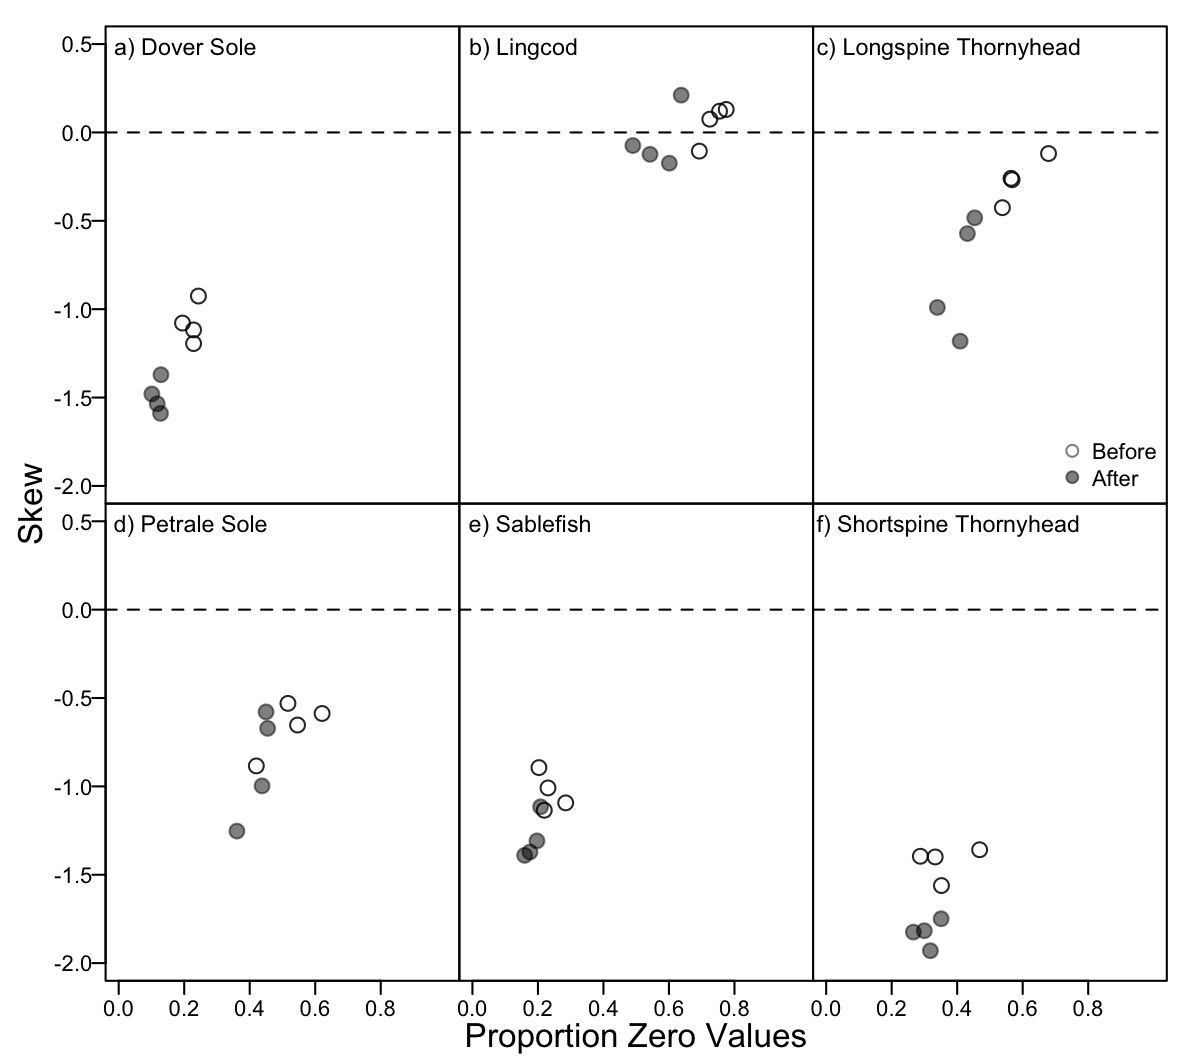

Source code (R):
#Delta plots

# Something with shortspines
# thornys <- tows_clust[grep("Thornyhead", tows_clust$species), ]
# thornys %>% group_by(set_year, species) %>% summarize(apounds = sum(apounds)) %>% arrange(species) %>%
#   as.data.frame


#Do this with tows clust
# spp_years <- tows_clust %>% filter(type != 'other') %>% distinct(set_year, species)

# delts <- mclapply(1:nrow(spp_years), FUN = function(mm) {
#   outs <- year_spp_delta(year = spp_years[mm, "set_year"], 
#     spp = spp_years[mm, 'species'])
#   return(outs)
# }, mc.cores = 6)

# delts <- ldply(delts)
# delts <-  delts %>% arrange(species, year)
# delts$when <- 'before'
# delts[which(delts$year >= 2011), 'when'] <- 'after'

# save(delts, file = 'output/delts.Rdata')

#------------------------------------------------------------------------------------------------------------
load(file = 'output/delts.Rdata')

# ggplot(delts) + geom_point(aes(x = prop_zero, y = skew, colour = when)) + facet_wrap(~ species)

#Plot targets
# types <- tows_clust %>% filter(type != 'other') %>% distinct(type, species)
# delts <- delts %>% left_join(types, by = "species")

targs <- filter(delts, type == 'targets')
# ggplot(targs) + geom_point(aes(x = prop_zero, y = skew, colour = when)) + facet_wrap(~ species)
tspp <- unique(targs$species) #target species


#------------------------------------------------------------------------------------------------------------
#The figure
png(width = 5.9, height = 5.3, file = 'figs/ch4_targ_delta.png', res = 200, units = 'in')

par(mfrow = c(2, 3), mar = c(0, 0, 0, 0), oma = c(3, 4, 1, .5))
for(ii in 1:6){
  bef <- targs %>% filter(species == tspp[ii], when == 'before')
  aft <- targs %>% filter(species == tspp[ii], when == 'after')
  
  plot(temp$prop_zero, temp$skew, xlim = c(0, 1), ylim = c(-2, .5), ann = F, axes = F,
    type = 'n')
  # points(bef$prop_zero, bef$skew, pch = 19, col = adjustcolor( "black", alpha.f = 0.5), cex = 1.2)
  points(aft$prop_zero, aft$skew, pch = 19, col = adjustcolor( "black", alpha.f = 0.5), cex = 1.7)
  # points(aft$prop_zero, aft$skew, pch = 21, col = rgb(0, 0, 0, .85), cex = 1.2)
  points(bef$prop_zero, bef$skew, pch = 21, col = rgb(0, 0, 0, .85), cex = 1.7)
  abline(h = 0, lty = 2)
  box()
  #Add axes
  if(ii %in% c(1, 4)) axis(side = 2, mgp = c(0, .5, 0), at = pretty(targs$skew),
    las = 2)
  if(ii > 3) axis(side = 1, mgp = c(0, .5, 0), at = c(0, .2, .4, .6, .8))
  if(ii == 3) legend('bottomright', bty = 'n', legend = c("Before", "After"), pch = c(21, 19),
    col = c(adjustcolor('black', alpha.f = 0.5), 
      adjustcolor('black', alpha.f = 0.5)), pt.bg = c('white', 'gray80'), pt.cex = 1.7)
  mtext(side = 3, text = paste0(letters[ii], ") ", tspp[ii]), cex = .7, adj = .04,
   line = -1.25)
}

mtext(side = 1, outer = T, "Proportion Zero Values", line = 1.7)
mtext(side = 2, outer = T, "Skew", line = 2.2)

dev.off()
